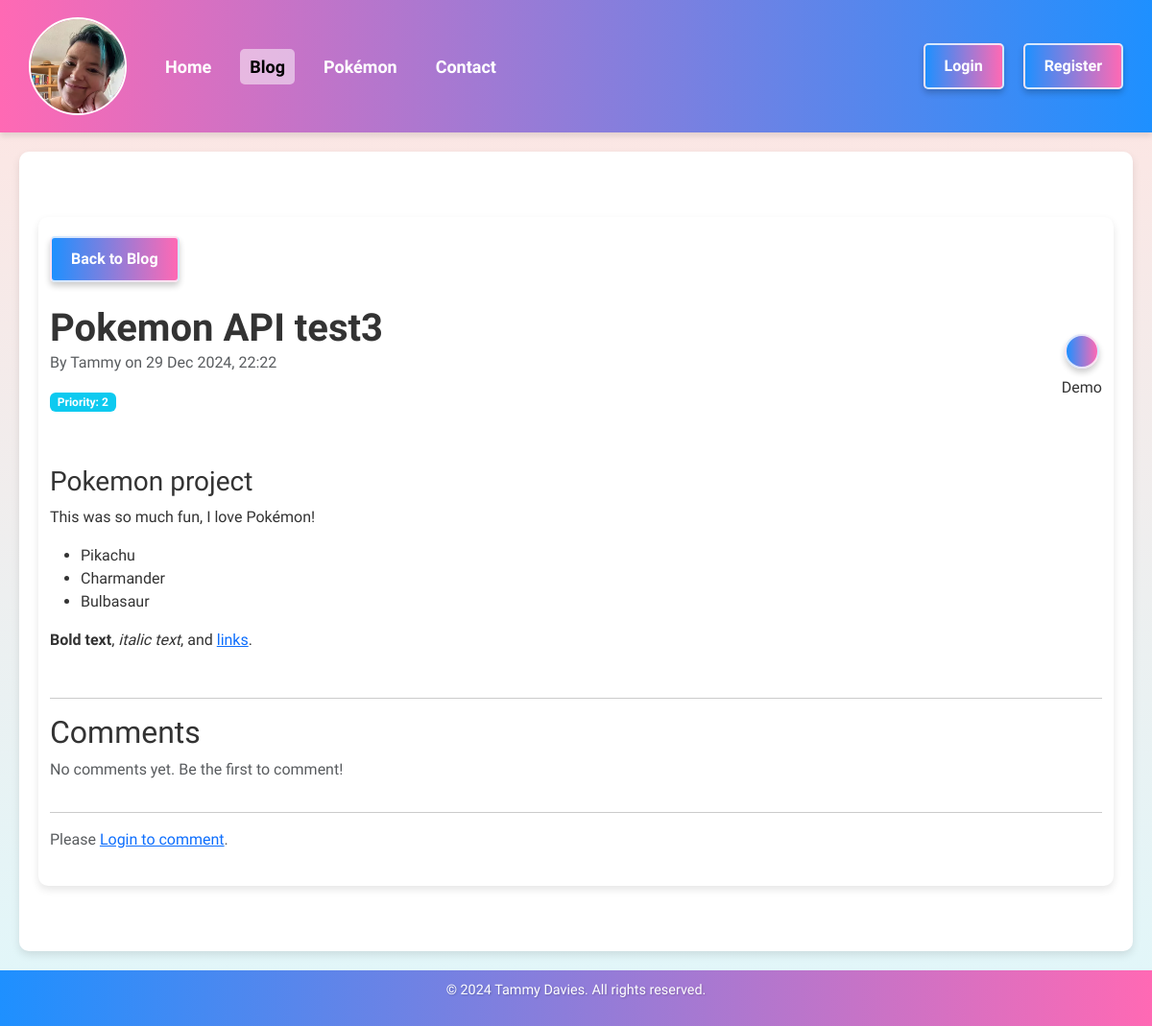
Page /blog/3 on the committed database.
### app/blog/database/models/blog_post.py (models this page shows)
class BlogPost(db.Model):
    id = db.Column(db.Integer, primary_key=True)
    title = db.Column(db.String(100), nullable=False)
    content = db.Column(db.Text, nullable=False)
    timestamp = db.Column(db.DateTime, default=datetime.utcnow)
    priority = db.Column(db.Integer, default=0)
    author = db.Column(db.String(50), nullable=False)
    summary = db.Column(db.String(255), nullable=True)
    repository_url = db.Column(db.String(255), nullable=True)
    live_demo_url = db.Column(db.String(255), nullable=True)
    comments = db.relationship(
        "Comment", backref="post", cascade="all, delete-orphan", lazy=True
    )

### app/blog/routes/post_detail.py (the view, shortened to what this page needs)
def post_detail(post_id):
    post = BlogPost.query.get_or_404(post_id)
    form = CommentForm()
    comments = (
        Comment.query.filter_by(post_id=post.id)
        .order_by(Comment.timestamp.desc())
        .all()
    )
    rendered_content = Markup(
        markdown.markdown(post.content, extensions=["fenced_code", "codehilite"])
    )
    return render_template(
        "blog_post_detail.html",
        post=post,
        content=rendered_content,
        form=form,
        comments=comments,
    )

### app/authentication/database/is_admin.py (called while the page is built)
def is_admin():
    return current_user.is_authenticated and current_user.email == "tammy@tsdavies.com"

### app/blog/templates/blog_post_detail.html (shortened to what this page needs)
{% extends "page_template.html" %} {% block content %}
    <main class="container my-5">
        <div class="mb-4">
            <a
                    href="{{ url_for('blog.blog') }}"
                    class="btn btn-outline-secondary"
                    aria-label="Back to Blog"
                    title="Back to Blog"
            >
                 Back to Blog
            </a>
        </div>
        <div class="row align-items-center mb-4">
            <div class="col-12 col-md-8 text-center text-md-start">
                <h1 class="mb-0">{{ post.title }}</h1>
                <p class="text-muted">
                    By {{ post.author or 'Anonymous' }} on {{ post.timestamp|format_datetime }}
                </p>
                {% if post.priority %}
                    <p class="badge bg-info">Priority: {{ post.priority }}</p>
                {% endif %}
            </div>
            <div class="col-12 col-md-4 text-center text-md-end mt-3 mt-md-0">
                {% if post.live_demo_url %}
                    <div class="d-inline-block text-center">
                        <a
                                href="{{ post.live_demo_url }}"
                                target="_blank"
                                rel="noopener noreferrer"
                                aria-label="View Live Demo"
                                title="View the live demo"
                                class="btn btn-success rounded-circle p-3"
                        >
                        </a>
                        <div class="icon-label mt-2">Demo</div>
                    </div>
                {% endif %}
            </div>
        </div>
        <p class="lead">{{ post.content|markdown|safe }}</p>
        <hr/>
        <div class="comments-section">
            <h2 class="section-heading">Comments</h2>
            {% if post.comments and post.comments|length > 0 %}
                <ul class="list-group">
                    {% for comment in post.comments %}
                        <li class="list-group-item d-flex justify-content-between align-items-center">
                <span>
                    {{ comment.content }} - <strong>{{ comment.author or 'Anonymous' }}</strong>
                </span>
                            {% if current_user.is_authenticated %}
                                <a
                                        href="{{ url_for('blog.delete_comment', comment_id=comment.id) }}"
                                        class="btn btn-sm btn-outline-danger"
                                        onclick="return confirm('Are you sure you want to delete this comment?');"
                                >
                                    <i class="bi bi-x-circle"></i> Delete
                                </a>
                            {% endif %}
                        </li>
                    {% endfor %}
                </ul>
            {% else %}
                <p class="text-muted">No comments yet. Be the first to comment!</p>
            {% endif %}
        </div>
        <hr/>
        {% if current_user.is_authenticated %}
            <div class="add-comment">
                <h3 class="section-heading">Add a Comment</h3>
                <p class="text-muted">
                    Comment as <strong>{{ current_user.username }}</strong>
                </p>
                <form
                        class="needs-validation"
                        novalidate
                        method="POST"
                        action="{{ url_for('blog.post_detail', post_id=post.id) }}"
                >
                    {{ form.hidden_tag() }}
                    <div class="mb-3">
                        {{ form.content.label(class="form-label") }}
                        {{ form.content(class="form-control", rows=5) }}
                        <div class="invalid-feedback">Please enter your comment.</div>
                    </div>
                    <div class="text-center">{{ form.submit(class="btn btn-primary") }}</div>
                </form>
            </div>
        {% else %}
            <p class="text-muted">
                Please <a href="{{ url_for('authentication.login') }}">Login to comment</a>.
            </p>
        {% endif %}
    </main>
{% endblock %}

### app/static/css/style.css (style rules this page uses)
body { margin: 0; padding: 0; font-family: "Prompt", "Roboto", Arial, sans-serif; background: linear-gradient(to bottom, #ffe4e1, #e0f7fa); color: #333; display: flex; flex-direction: column; min-height: 100vh; }
main { flex: 1; display: flex; flex-direction: column; justify-content: center; padding: 20px; background: white; border-radius: 10px; box-shadow: 0 4px 8px rgba(0, 0, 0, 0.1); max-width: 1200px; margin: 20px auto; width: calc(100% - 40px); }
h1 { font-family: 'Prompt', sans-serif; font-size: 2.5rem; font-weight: bold; color: #333; margin-bottom: 1rem; }

### app/static/css/buttons.css (style rules this page uses)
.btn { background: linear-gradient(90deg, #1e90ff, #ff69b4); color: white; border: 2px solid #ffffffcc; padding: 10px 20px; border-radius: 5px; font-weight: bold; cursor: pointer; transition: background 0.3s, box-shadow 0.3s, transform 0.2s; box-shadow: 0 4px 6px rgba(0, 0, 0, 0.2); }
.btn-outline-secondary { background: linear-gradient(90deg,#1e90ff, #ff69b4 ); color: white; border: 2px solid #ffffffcc; padding: 10px 20px; border-radius: 5px; font-weight: bold; cursor: pointer; transition: background 0.3s, color 0.3s, box-shadow 0.3s, transform 0.2s; box-shadow: 0 4px 6px rgba(0, 0, 0, 0.2); }

### rows in the picture
BlogPost: title "Pokemon API test3", author "Tammy", timestamp "29 Dec 2024, 22:22", priority "2", content "Pokemon project This was so much fun, I love Pokémon! Pikachu Charmander Bulbasaur Bold text , italic text , and links ."
